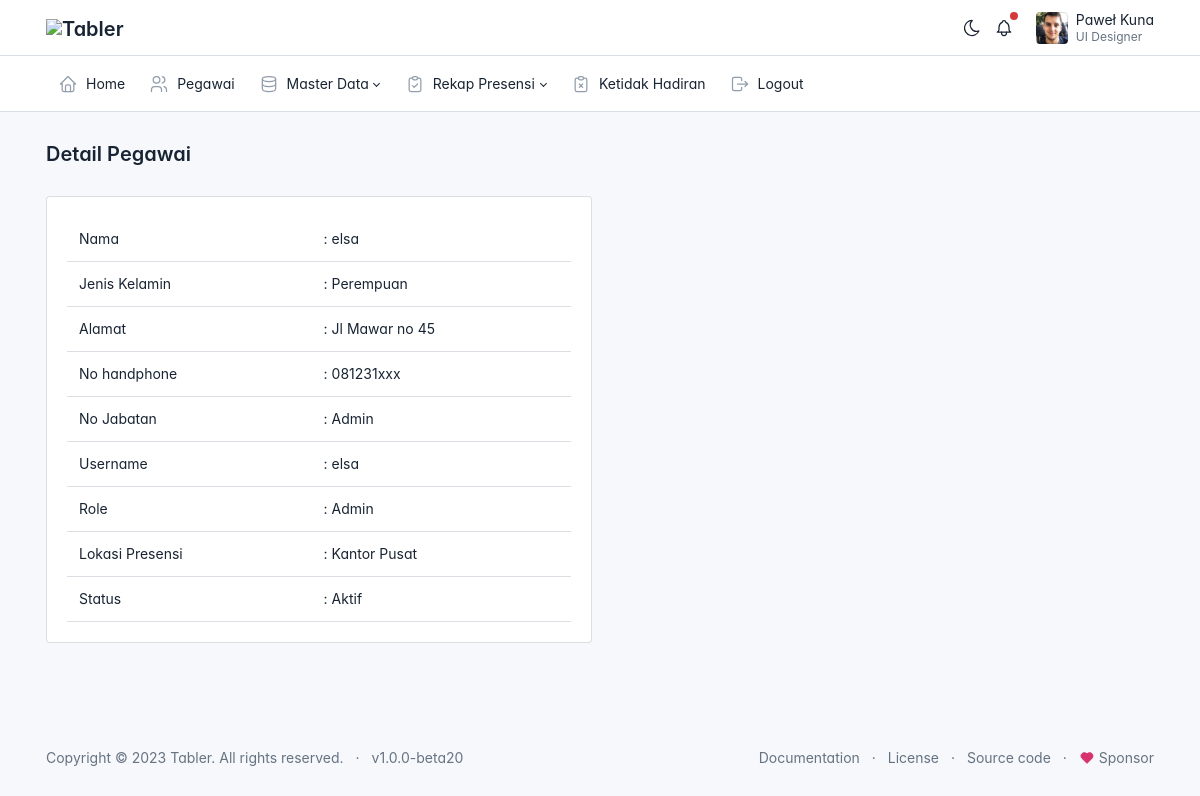
Page /admin/data_pegawai/detail.php?id=1 (signed in) on the committed database.
### tables this page shows
CREATE TABLE `users` (
  `id` int(11) NOT NULL,
  `id_pegawai` int(11) NOT NULL,
  `username` varchar(100) NOT NULL,
  `password` varchar(225) NOT NULL,
  `status` varchar(20) NOT NULL,
  `role` varchar(20) NOT NULL
);

CREATE TABLE `pegawai` (
  `id` int(11) NOT NULL,
  `nip` varchar(50) NOT NULL,
  `nama` varchar(100) NOT NULL,
  `jenis_kelamin` varchar(20) NOT NULL,
  `alamat` varchar(225) NOT NULL,
  `no_handphone` varchar(20) NOT NULL,
  `jabatan` varchar(50) NOT NULL,
  `lokasi_presensi` varchar(50) NOT NULL,
  `foto` varchar(225) NOT NULL
);

### admin/data_pegawai/detail.php (the view, shortened to what this page needs)
<?php
include('../layout/header.php');
require_once('../../config.php');
$id = $_GET['id'];
$result = mysqli_query($connection, "SELECT users.id_pegawai, users.username, users.password, users.status, users.role, pegawai.* FROM users JOIN pegawai ON pegawai.id = users.id_pegawai WHERE pegawai.id = $id");
while($pegawai = mysqli_fetch_array($result)){
  $nama = $pegawai['nama'];
  $jenis_kelamin = $pegawai['jenis_kelamin'];
  $alamat = $pegawai['alamat'];
  $no_handphone = $pegawai['no_handphone'];
  $jabatan = $pegawai['jabatan'];
  $username = $pegawai['username'];
  $status = $pegawai['status'];
  $lokasi_presensi = $pegawai['lokasi_presensi'];
  $role = $pegawai['role'];
}
?>
<div class="page-body">
  <div class="container-xl">
  <div class="row">
    <div class="col-md-6">
      <div class="card">
        <div class="card-body">
          <table class="table">
            <tr>
              <td>Nama</td>
              <td>: <?= $nama; ?></td>
            </tr>
            <tr>
              <td>Jenis Kelamin</td>
              <td>: <?= $jenis_kelamin; ?></td>
            </tr>
            <tr>
              <td>Alamat</td>
              <td>: <?= $alamat; ?></td>
            </tr>
            <tr>
              <td>No handphone</td>
              <td>: <?= $no_handphone; ?></td>
            </tr>
            <tr>
              <td>No Jabatan</td>
              <td>: <?= $jabatan; ?></td>
            </tr>
            <tr>
              <td>Username</td>
              <td>: <?= $username; ?></td>
            </tr>
            <tr>
              <td>Role</td>
              <td>: <?= $role; ?></td>
            </tr>
            <tr>
              <td>Lokasi Presensi</td>
              <td>: <?= $lokasi_presensi; ?></td>
            </tr>
            <tr>
              <td>Status</td>
              <td>: <?= $status; ?></td>
            </tr>
          </table>
        </div>
      </div>
    </div>
    <div class="col-md-6">
    </div>
  </div>
  </div>
</div>
<?php include('../layout/footer.php'); ?>

### admin/layout/header.php (style rules this page uses)
:root { --tblr-font-sans-serif: 'Inter Var', -apple-system, BlinkMacSystemFont, San Francisco, Segoe UI, Roboto, Helvetica Neue, sans-serif; }
body { font-feature-settings: "cv03", "cv04", "cv11"; }

### rows in the picture
users: id_pegawai.nama "elsa", id_pegawai.jenis_kelamin "Perempuan", id_pegawai.alamat "Jl Mawar no 45", id_pegawai.no_handphone "081231xxx", id_pegawai.jabatan "Admin", username "elsa", role "Admin", id_pegawai.lokasi_presensi "Kantor Pusat", status "Aktif"

### other values in the picture
$judul "Detail Pegawai"
